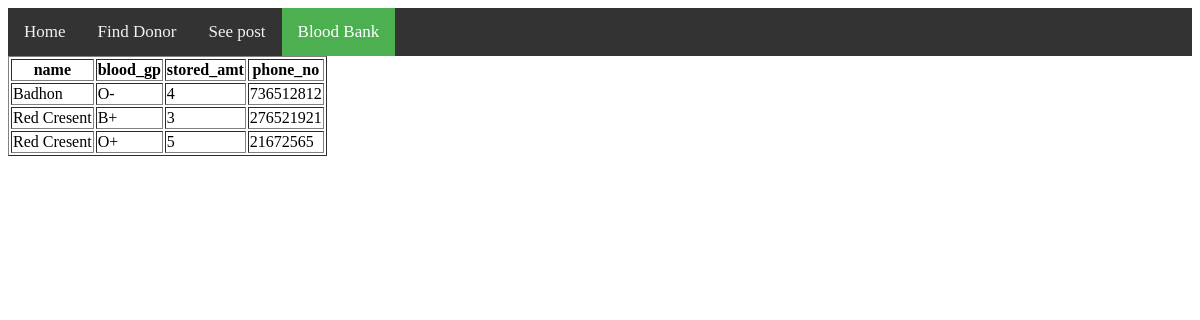
/blood_bank/blood_bank.php, run on the app's committed database.
### tables this page shows
CREATE TABLE `blood_bank` (
  `name` varchar(100) NOT NULL,
  `stored_amt` int(11) NOT NULL,
  `bb_id` int(11) NOT NULL,
  `blood_gp` varchar(3) NOT NULL,
  `phone_no` int(20) NOT NULL
);

### blood_bank/blood_bank.php (the view, shortened to what this page needs)
<!DOCTYPE html>
<html>
<head>
</head>
<body>
<div class="topnav">
  <a href="home.php">Home</a>
  <a href="find_donor.php">Find Donor</a>
  <a href="show_post.php">See post</a>
  <a href="blood_bank.php" class="active">Blood Bank </a>
</div>
<?php
include 'connection.php';
$result = mysqli_query($conn,"SELECT name,blood_gp,stored_amt,phone_no FROM blood_bank order by name");
echo "<table border='1'>";
$i = 0;
while($row = $result->fetch_assoc())
{
    if ($i == 0) {
      $i++;
      echo "<tr>";
      foreach ($row as $key => $value) {
        echo "<th>" . $key . "</th>";
      }
      echo "</tr>";
    }
    echo "<tr>";
    foreach ($row as $value) {
      echo "<td>" . $value . "</td>";
    }
    echo "</tr>";
}
echo "</table>";
?>
</body>
</html>

### blood_bank/blood_bank.php (style rules this page uses)
.topnav { background-color: #333; overflow: hidden; }
.topnav a { float: left; color: #f2f2f2; text-align: center; padding: 14px 16px; text-decoration: none; font-size: 17px; }
.topnav a.active { background-color: #4CAF50; color: white; }

### data on the page
blood_bank: key "name", key "blood_gp", key "stored_amt", key "phone_no", name "Badhon", blood_gp "O-", stored_amt "4", phone_no "736512812"
blood_bank: name "Red Cresent", blood_gp "B+", stored_amt "3", phone_no "276521921"
blood_bank: name "Red Cresent", blood_gp "O+", stored_amt "5", phone_no "21672565"
